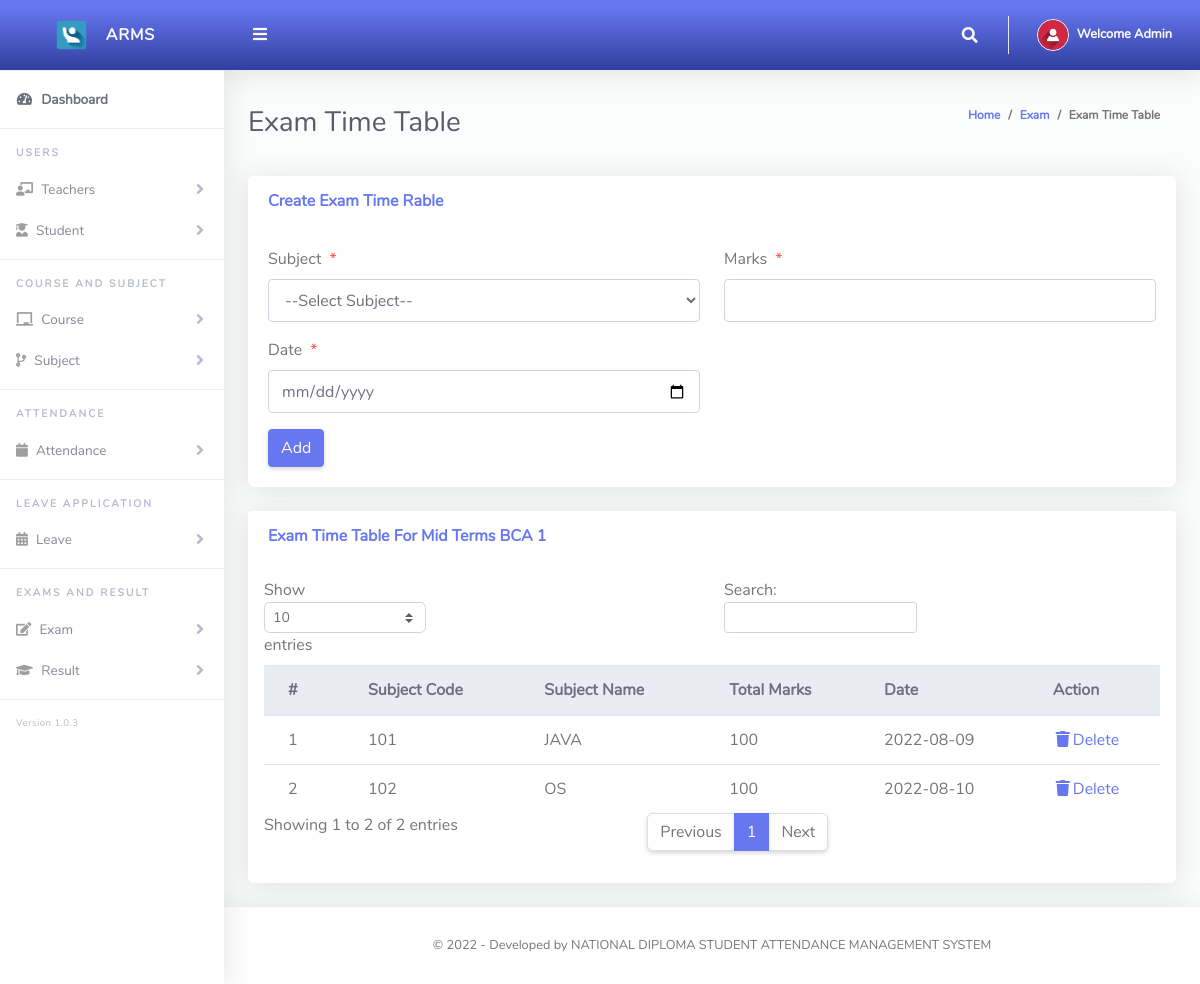
The page /main/examTimeTable.php?cid=19&sId=1&Eid=1 (signed in) on the database its author committed.
### tables this page shows
CREATE TABLE `users` (
  `ID` int(11) NOT NULL,
  `stdID` varchar(255) DEFAULT NULL,
  `Name` varchar(255) NOT NULL,
  `Add` varchar(255) NOT NULL,
  `Gender` varchar(10) NOT NULL,
  `DOB` date NOT NULL,
  `Contact` varchar(255) NOT NULL,
  `Course` int(11) DEFAULT NULL,
  `Semester` int(11) DEFAULT NULL,
  `Email` varchar(255) NOT NULL,
  `UserName` varchar(255) NOT NULL,
  `Password` varchar(255) NOT NULL,
  `Type` int(11) NOT NULL,
  `CreationDate` date NOT NULL DEFAULT current_timestamp(),
  `UpdationDate` date DEFAULT NULL,
  `status` tinyint(1) NOT NULL DEFAULT 1
);

CREATE TABLE `exam` (
  `ExamID` int(11) NOT NULL,
  `ExamName` varchar(255) NOT NULL,
  `Course` int(11) NOT NULL,
  `Semester` int(11) NOT NULL,
  `CreationDate` date NOT NULL DEFAULT current_timestamp(),
  `UpdationDate` date DEFAULT NULL,
  `status` tinyint(1) NOT NULL DEFAULT 1
);

CREATE TABLE `course` (
  `CourseID` int(11) NOT NULL,
  `CourseName` varchar(50) NOT NULL,
  `Years` varchar(50) NOT NULL,
  `CreationDate` date NOT NULL DEFAULT current_timestamp(),
  `UpdationDate` date DEFAULT NULL,
  `status` tinyint(1) NOT NULL DEFAULT 1
);

CREATE TABLE `semester` (
  `SemID` int(11) NOT NULL,
  `SemName` varchar(50) NOT NULL,
  `CreationDate` timestamp NOT NULL DEFAULT current_timestamp(),
  `UpdationDate` timestamp NULL DEFAULT NULL
);

CREATE TABLE `exam_tt` (
  `ETTID` int(11) NOT NULL,
  `ExamName` int(11) NOT NULL,
  `SubName` int(11) NOT NULL,
  `Marks` varchar(255) NOT NULL DEFAULT '100',
  `Date` date NOT NULL
);

CREATE TABLE `subject` (
  `SubjectID` int(11) NOT NULL,
  `Code` varchar(50) NOT NULL,
  `SubjectName` varchar(50) NOT NULL,
  `Course` int(11) NOT NULL,
  `Semester` int(11) NOT NULL,
  `CreationDate` timestamp NOT NULL DEFAULT current_timestamp(),
  `UpdationDate` timestamp NULL DEFAULT NULL,
  `status` tinyint(1) NOT NULL DEFAULT 1
);

### main/examTimeTable.php (the view, shortened to what this page needs)
<?php
include 'dbcon.php';
?>
<!DOCTYPE html>
<html lang="en">
<head>
  <link href="../vendor/fontawesome-free/css/all.min.css" rel="stylesheet" type="text/css">
  <link href="../vendor/bootstrap/css/bootstrap.min.css" rel="stylesheet" type="text/css">
  <link href="css/ruang-admin.min.css" rel="stylesheet">
</head>
<body id="page-top">
  <div id="wrapper">
    <?php include "sidebar.php"; ?>
    <div id="content-wrapper" class="d-flex flex-column">
      <div id="content">
        <?php include "topbar.php"; ?>
        <div class="container-fluid" id="container-wrapper">
          <div class="d-sm-flex align-items-center justify-content-between mb-4">
            <h1 class="h3 mb-0 text-gray-800">Exam Time Table</h1>
            <ol class="breadcrumb">
              <li class="breadcrumb-item"><a href="dashboard.php">Home</a></li>
              <li class="breadcrumb-item"><a href="exam.php">Exam</a></li>
              <li class="breadcrumb-item active" aria-current="page">Exam Time Table</li>
            </ol>
          </div>
          <div class="row">
            <div class="col-lg-12">
              <div class="card mb-4">
                <div class="card-header py-3 d-flex flex-row align-items-center justify-content-between">
                  <h6 class="m-0 font-weight-bold text-primary">Create Exam Time Rable</h6>
                </div>
                <div class="card-body">
                  <form method="post">
                    <div class="form-group row mb-3">
                      <div class="col-xl-6">
                        <label class="form-control-label">Subject<span class="text-danger ml-2">*</span></label>
                        <?php
                            echo ' <select required name="inputSubject4" class="form-control mb-3">';
                            echo '<option value="">--Select Subject--</option>';
                            echo '</select>';
                          ?>
                      </div>
                      <div class="col-xl-6">
                        <label class="form-control-label">Marks<span class="text-danger ml-2">*</span></label>
                        <input type="text" class="form-control" name="marks" id="exampleInputFirstName">
                      </div>
                      <div class="col-xl-6">
                        <label class="form-control-label">Date<span class="text-danger ml-2">*</span></label>
                        <input type="date" class="form-control" name="date">
                      </div>
                    </div>
                    <button type="submit" name="add" class="btn btn-primary">Add</button>
                  </form>
                </div>
              </div>
              <div class="row">
                <div class="col-lg-12">
                  <div class="card mb-4">
                    <div class="card-header py-3 d-flex flex-row align-items-center justify-content-between">
                      <h6 class="m-0 font-weight-bold text-primary">Exam Time Table <?php
                        $exam = $_GET['Eid'];
                        $que = mysqli_query($conn, "SELECT * FROM exam
                        INNER JOIN course ON exam.Course = course.CourseID
                        INNER JOIN semester ON exam.Semester = semester.SemID WHERE ExamID = $exam");
                        $ret = mysqli_fetch_array($que);
                        echo "For ".$ret['ExamName'] ." ". $ret['CourseName'] ." ". $ret['SemName'];
                      ?></h6>
                    </div>
                    <div class="table-responsive p-3">
                      <table class="table align-items-center table-flush table-hover" id="dataTableHover">
                        <thead class="thead-light">
                          <tr>
                            <th scope="col">#</th>
                            <th scope="col">Subject Code</th>
                            <th scope="col">Subject Name</th>
                            <th scope="col">Total Marks</th>
                            <th scope="col">Date</th>
                            <th scope="col">Action</th>
                          </tr>
                        </thead>
                        <tbody>
                          <?php
                          $examId = $_GET['Eid'];
                          $query = "SELECT * FROM exam_tt
                          INNER JOIN subject ON exam_tt.SubName = subject.SubjectID
                          WHERE exam_tt.ExamName = $examId ";
                          $rs = $conn->query($query);
                          $num = $rs->num_rows;
                          $sn = 0;
                          if ($num > 0) {
                            while ($rows = $rs->fetch_assoc()) {
                              $sn = $sn + 1;
                              echo "
                              <tr>
                                <td>" . $sn . "</td>
                                <td>" . $rows['Code'] . "</td>
                                <td>" . $rows['SubjectName'] . "</td>
                                <td>" . $rows['Marks'] . "</td>
                                <td>" . $rows['Date'] . "</td>
                                <td><a href='?Id=" . $rows['ETTID'] . "'><i class='fas fa-fw fa-trash'></i>Delete</a></td>
                              </tr>";
                            }
                          } else {
                            echo
                            "<div class='alert alert-danger' role='alert'>
                            No Record Found!
                            </div>";
                          }
                          ?>
                        </tbody>
                      </table>
                    </div>
                  </div>
                </div>
              </div>
            </div>
          </div>
        </div>
        <?php include "footer.php"; ?>
      </div>
    </div>
</body>
</html>

### main/topbar.php (shortened to what this page needs)
<?php
  $query = "SELECT * FROM users WHERE Id = ".$_SESSION['userId']."";
  $rs = $conn->query($query);
  $rows = $rs->fetch_assoc();
  $fullName = $rows['Name'];
?>
<nav class="navbar navbar-expand navbar-light bg-gradient-primary topbar mb-4 static-top">
          <button id="sidebarToggleTop" class="btn btn-link rounded-circle mr-3">
            <i class="fa fa-bars"></i>
          </button>
          <ul class="navbar-nav ml-auto">
            <li class="nav-item dropdown no-arrow">
              <a class="nav-link dropdown-toggle" href="#" id="searchDropdown" role="button" data-toggle="dropdown"
                aria-haspopup="true" aria-expanded="false">
                <i class="fas fa-search fa-fw"></i>
              </a>
            </li>
            <li class="nav-item dropdown no-arrow">
              <a class="nav-link dropdown-toggle" href="#" id="userDropdown" role="button" data-toggle="dropdown"
                aria-haspopup="true" aria-expanded="false">
                <img class="img-profile rounded-circle" src="img/user-icn.png" style="max-width: 60px">
                <span class="ml-2 d-none d-lg-inline text-white small"><b>Welcome <?php echo $fullName;?></b></span>
              </a>
            </li>
          </ul>
        </nav>

### rows shown on the page
users: Name "Admin"
exam: ExamName "Mid Terms", course.CourseName "BCA", semester.SemName "1"
exam_tt: subject.Code "101", subject.SubjectName "JAVA", Marks "100", Date "2022-08-09"
exam_tt: subject.Code "102", subject.SubjectName "OS", Marks "100", Date "2022-08-10"
